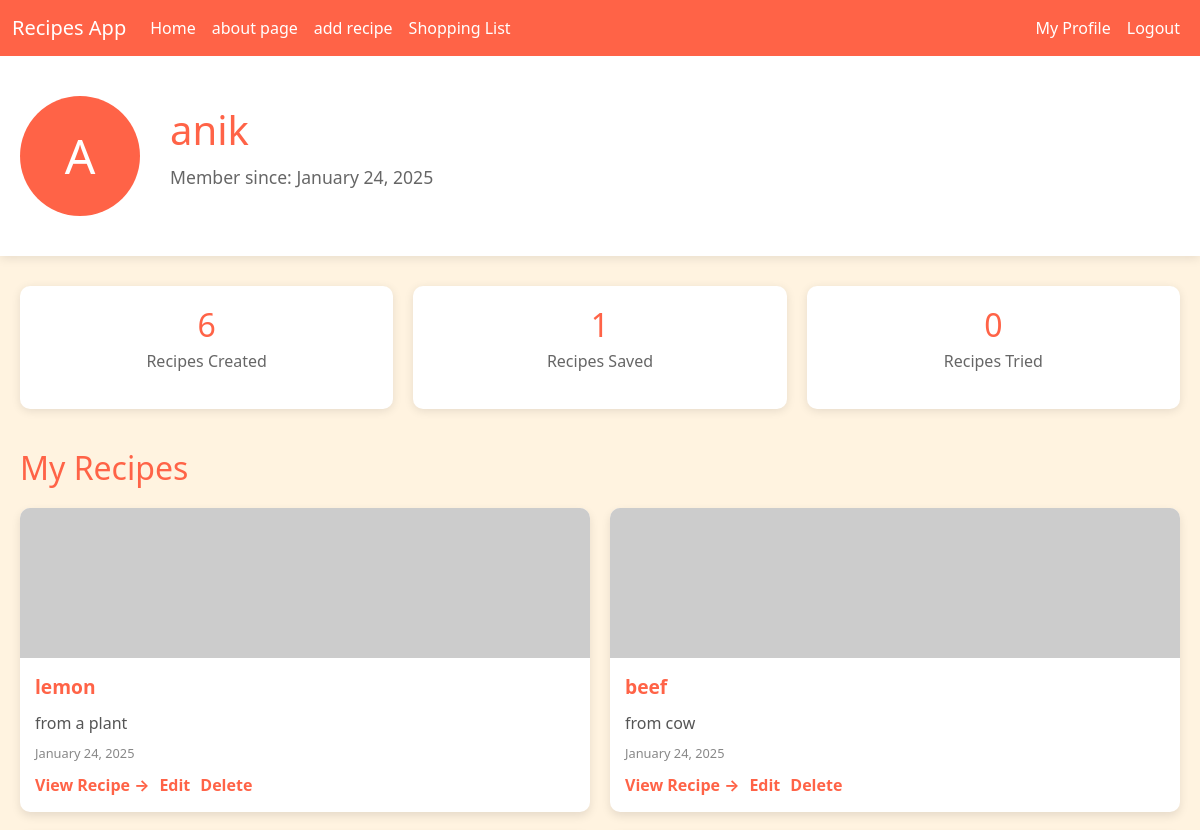
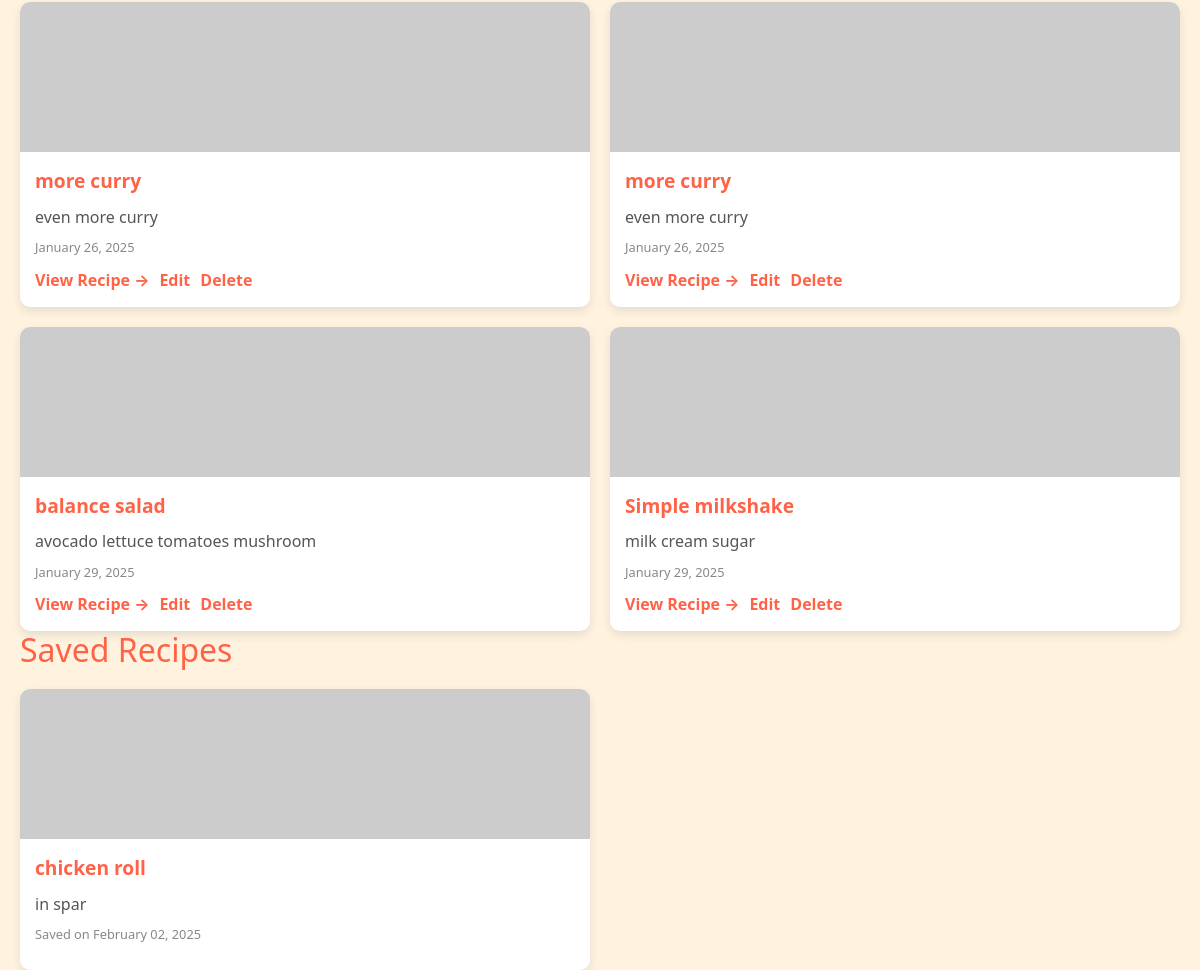
/profile/ (signed in), run on the app's committed database (2 pictures, top to bottom).
### recipes/models.py (models this page shows, shortened)
class Recipe(models.Model):
    title = models.CharField(max_length=100)
    description = models.TextField()
    author = models.ForeignKey(User, on_delete=models.CASCADE)
    created_at = models.DateTimeField(auto_now_add=True)
    updated_at = models.DateTimeField(auto_now=True)

class SavedRecipe(models.Model):
    user = models.ForeignKey(User, on_delete=models.CASCADE, related_name='saved_recipes')
    recipe = models.ForeignKey('Recipe', on_delete=models.CASCADE, related_name='saved_by')
    saved_at = models.DateTimeField(auto_now_add=True)
    class Meta:
        unique_together = ['user', 'recipe']

### recipes/views.py (the view)
# urls.py: path('profile/', user_views.profile, name="user-profile"),
@login_required
def profile(request):
    saved_recipes = SavedRecipe.objects.filter(user=request.user)
    saved_recipes_count = saved_recipes.count()
    shopping_list = ShoppingListItem.objects.filter(user=request.user).order_by('expiration_date')
    tracked_ingredients = TrackedIngredient.objects.filter(user=request.user)
    context = {
        'saved_recipes': saved_recipes,
        'saved_recipes_count': saved_recipes_count,
        'shopping_list': shopping_list,
        'tracked_ingredients': tracked_ingredients,
    }
    return render(request, 'users/profile.html', context)

### users/templates/users/profile.html (shortened to what this page needs)
{% extends 'recipes/base.html' %}
{% block content %}
<div style="background-color: #fff3e0; min-height: calc(100vh - 56px); padding: 0;">
    <div style="background-color: white; padding: 40px 20px; margin-bottom: 30px; box-shadow: 0 2px 10px rgba(0, 0, 0, 0.1);">
        <div style="max-width: 1200px; margin: 0 auto; display: flex; align-items: center; gap: 30px;">
            <div style="width: 120px; height: 120px; border-radius: 50%; background-color: #ff6347; display: flex; justify-content: center; align-items: center; color: white; font-size: 3em;">
                {{ user.username|make_list|first|upper }}
            </div>
            <div>
                <h1 style="font-size: 2.5em; color: #ff6347; margin-bottom: 10px;">{{ user.username }}</h1>
                <p style="color: #666; font-size: 1.1em;">Member since: {{ user.date_joined|date:"F d, Y" }}</p>
            </div>
        </div>
    </div>
    <div style="max-width: 1200px; margin: 0 auto; padding: 0 20px;">
        <div style="display: grid; grid-template-columns: repeat(3, 1fr); gap: 20px; margin-bottom: 40px;">
            <div style="background-color: white; padding: 20px; border-radius: 10px; text-align: center; box-shadow: 0 2px 10px rgba(0, 0, 0, 0.1);">
                <h3 style="color: #ff6347; font-size: 2em; margin-bottom: 5px;">{{ user.recipe_set.count }}</h3>
                <p style="color: #666;">Recipes Created</p>
            </div>
            <div style="background-color: white; padding: 20px; border-radius: 10px; text-align: center; box-shadow: 0 2px 10px rgba(0, 0, 0, 0.1);">
                <h3 style="color: #ff6347; font-size: 2em; margin-bottom: 5px;">{{ saved_recipes_count }}</h3>
                <p style="color: #666;">Recipes Saved</p>
            </div>
            <div style="background-color: white; padding: 20px; border-radius: 10px; text-align: center; box-shadow: 0 2px 10px rgba(0, 0, 0, 0.1);">
                <h3 style="color: #ff6347; font-size: 2em; margin-bottom: 5px;">0</h3>
                <p style="color: #666;">Recipes Tried</p>
            </div>
        </div>
        <h2 style="color: #ff6347; margin-bottom: 20px;">My Recipes</h2>
        <div style="display: grid; grid-template-columns: repeat(2, 1fr); gap: 20px;">
            {% for recipe in user.recipe_set.all %}
                <div style="background-color: white; border-radius: 10px; box-shadow: 0 4px 10px rgba(0, 0, 0, 0.1); overflow: hidden; transition: transform 0.2s ease;">
                    <div style="width: 100%; height: 150px; background-image: url('https://via.placeholder.com/400x150'); background-size: cover; background-position: center;"></div>
                    <div style="padding: 15px;">
                        <div style="font-size: 1.2em; font-weight: bold; color: #ff6347; margin-bottom: 10px;">{{recipe.title}}</div>
                        <div style="color: #555; margin-bottom: 10px; line-height: 1.4;">{{recipe.description}}</div>
                        <div style="font-size: 0.8em; color: #888; margin-bottom: 10px;">{{recipe.updated_at|date:"F d, Y"}}</div>
                        <div style="display: flex; gap: 10px;">
                            <a href="{% url 'recipes-detail' recipe.pk %}" style="color: #ff6347; text-decoration: none; font-weight: bold;">View Recipe →</a>
                            <a href="{% url 'recipes-update' recipe.pk %}" style="color: #ff6347; text-decoration: none; font-weight: bold;">Edit</a>
                            <a href="{% url 'recipes-delete' recipe.pk %}" style="color: #ff6347; text-decoration: none; font-weight: bold;">Delete</a>
                        </div>
                    </div>
                </div>
            {% endfor %}
        </div>
    <h2 style="color: #ff6347; margin-bottom: 20px;">Saved Recipes</h2>
    <div style="display: grid; grid-template-columns: repeat(2, 1fr); gap: 20px;">
        {% for saved in saved_recipes %}
            <div style="background-color: white; border-radius: 10px; box-shadow: 0 4px 10px rgba(0, 0, 0, 0.1); overflow: hidden; transition: transform 0.2s ease;">
                <div style="width: 100%; height: 150px; background-image: url('https://via.placeholder.com/400x150'); background-size: cover; background-position: center;"></div>
                <div style="padding: 15px;">
                    <div style="font-size: 1.2em; font-weight: bold; color: #ff6347; margin-bottom: 10px;">
                        <a href="{% url 'recipes-detail' saved.recipe.pk %}" style="text-decoration: none; color: #ff6347;">
                            {{ saved.recipe.title }}
                        </a>
                    </div>
                    <div style="color: #555; margin-bottom: 10px; line-height: 1.4;">{{ saved.recipe.description }}</div>
                    <div style="font-size: 0.8em; color: #888; margin-bottom: 10px;">Saved on {{ saved.saved_at|date:"F d, Y" }}</div>
                </div>
            </div>
        {% empty %}
            <div style="grid-column: 1 / -1; text-align: center; padding: 40px; background-color: white; border-radius: 10px;">
                <p style="color: #666; margin-bottom: 20px;">You haven't saved any recipes yet!</p>
            </div>
        {% endfor %}
    </div>
</div>
</div>
{% endblock content %}

### data on the page
Recipe: title "lemon", description "from a plant", updated_at "January 24, 2025"
Recipe: title "beef", description "from cow", updated_at "January 24, 2025"
Recipe: title "more curry", description "even more curry", updated_at "January 26, 2025"
Recipe: title "more curry", description "even more curry", updated_at "January 26, 2025"
Recipe: title "balance salad", description "avocado lettuce tomatoes mushroom", updated_at "January 29, 2025"
Recipe: title "Simple milkshake", description "milk cream sugar", updated_at "January 29, 2025"
SavedRecipe: recipe "chicken roll", recipe.description "in spar", saved_at "February 02, 2025"

### other printed values
{{ user.username|make_list|first|upper }} "A"
{{ user.username }} "anik"
{{ user.date_joined|date:"F d, Y" }} "January 24, 2025"
{{ user.recipe_set.count }} "6"
{{ saved_recipes_count }} "1"
